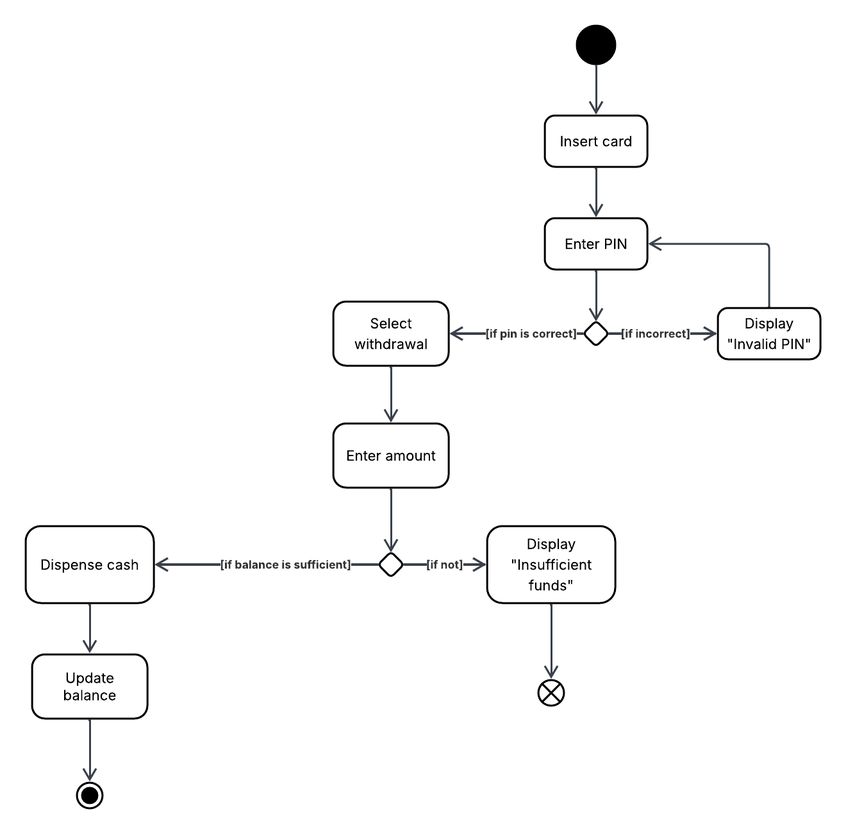
#> input picture images/atmwithdrawal.png, 846 x 834 px, shrunk from 1320 x 1300 before the run, found by its file name
$ python imageToBlackandWhite.py
#> lines starting #> are read from the running program, lines starting #| are printed output that depends on the picture; after the words box and inside, x2 and y2 are one past the last pixel; in counts of white or black regions, pixels touching at a corner belong together
import cv2
import matplotlib.pyplot as plt

# --- Load image ---
img = cv2.imread("./images/atmwithdrawal.png")   # replace with your image path
#> img is the input picture: shape (834, 846, 3); mean B, G, R 250.3, 250.3, 250.3

# --- Convert to Grayscale ---
gray = cv2.cvtColor(img, cv2.COLOR_BGR2GRAY)

# --- Convert to Binary (Black & White) using Thresholding ---
# Any pixel > 127 becomes white (255), else black (0)
_, bw = cv2.threshold(gray, 127, 255, cv2.THRESH_BINARY)
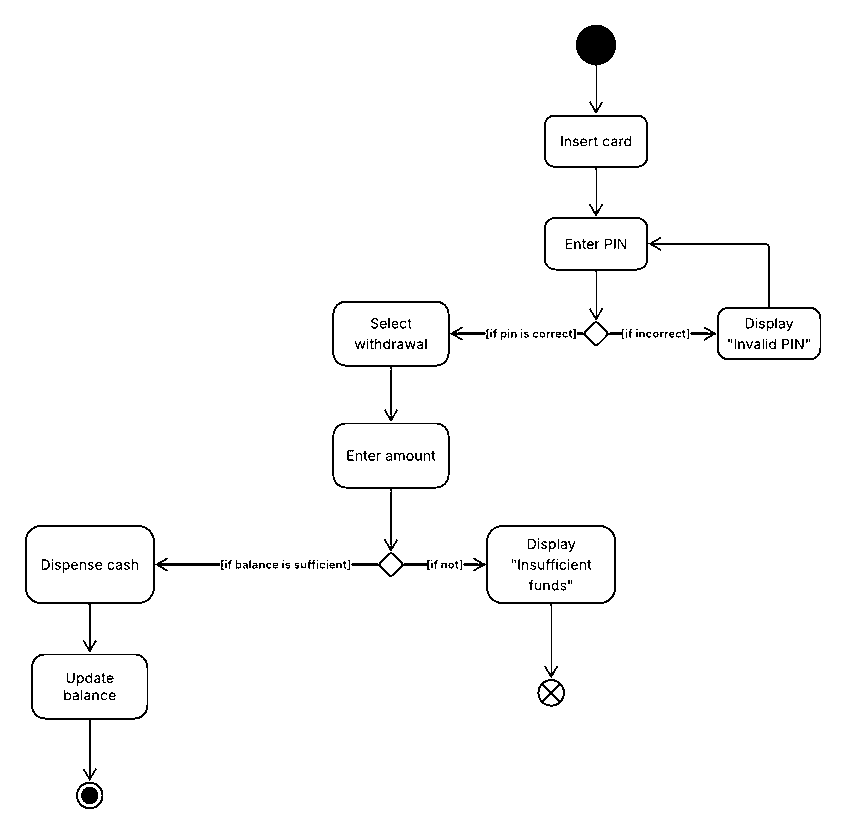
#> bw: shape (834, 846); 98.1% white; black in thin lines or dots, all inside (x1, y1, x2, y2) = (25, 25, 821, 809)

# --- Visualization ---
titles = ["Original (Color)", "Grayscale", "Black & White (Thresholded)"]
images = [img, gray, bw]

plt.figure(figsize=(12,4))
for i in range(3):
    plt.subplot(1,3,i+1)
    if len(images[i].shape) == 2:  # grayscale or bw
        plt.imshow(images[i], cmap="gray")
    else:  # color image
        plt.imshow(cv2.cvtColor(images[i], cv2.COLOR_BGR2RGB))
    plt.title(titles[i])
    plt.axis("off")

plt.tight_layout()
plt.show()
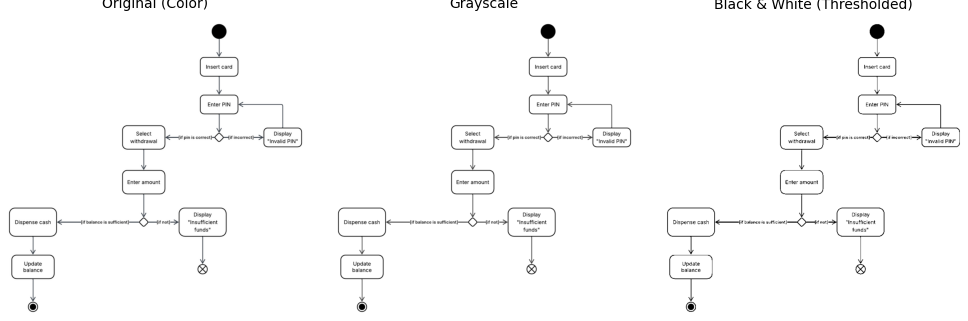
#> figure drawn by matplotlib, 3 panels

$ run again, with images/act2.png copied over images/atmwithdrawal.png
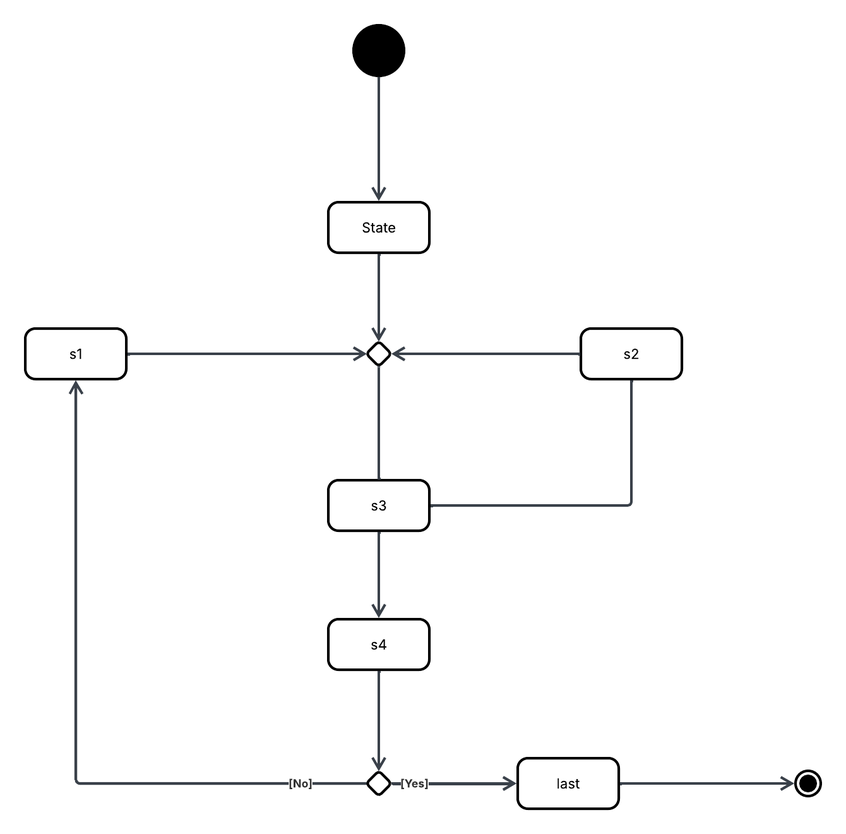
#> input picture images/act2.png, 846 x 834 px, shrunk from 1340 x 1320 before the run, found by its file name
#> img is the input picture: shape (834, 846, 3); mean B, G, R 250.4, 250.3, 250.3
#> `_, bw = cv2.threshold(gray, 127, 255, cv2.THRESH_BINARY)`:
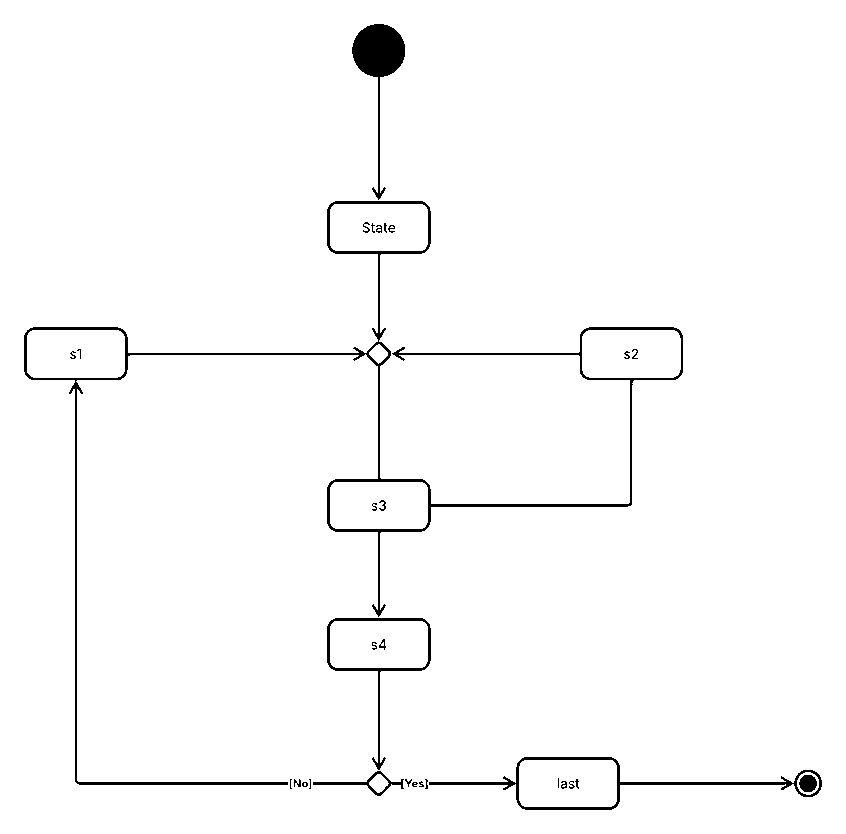
#> bw: shape (834, 846); 98% white; 31 black regions (8 under 20 px), largest, box (x1, y1, x2, y2) and area: (24, 201, 683, 785) 7245, (352, 24, 405, 200) 2508, (429, 757, 822, 810) 1904
#> `plt.show()`:
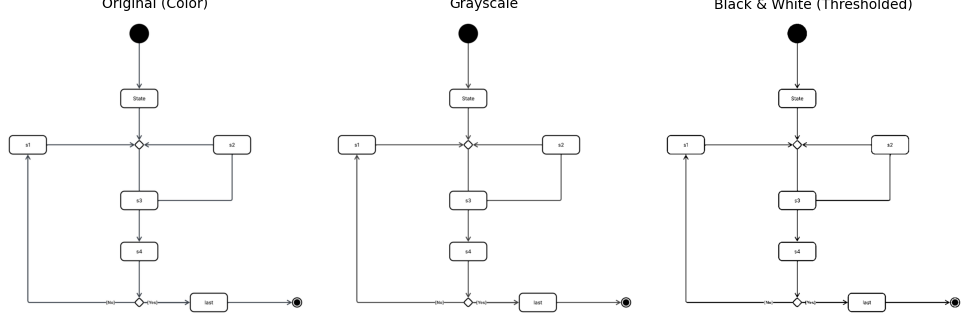
#> figure drawn by matplotlib, 3 panels

$ run again, with images/actWithActor.png copied over images/atmwithdrawal.png
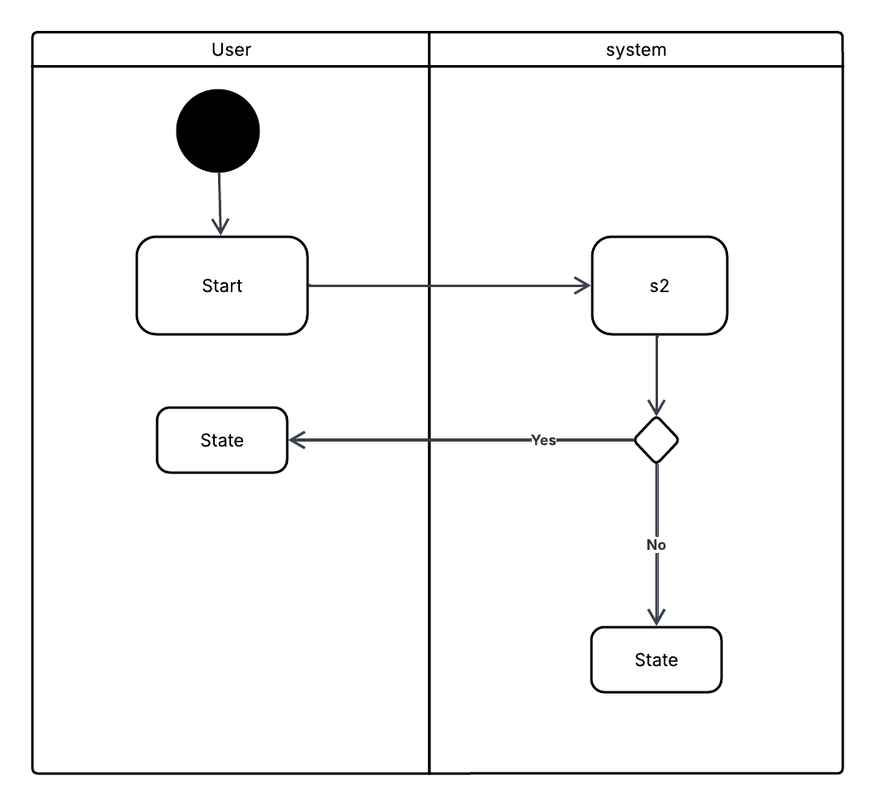
#> input picture images/actWithActor.png, 876 x 806 px, shrunk from 1077 x 991 before the run, found by its file name
#> img is the input picture: shape (806, 876, 3); mean B, G, R 246, 245.9, 245.9
#> `_, bw = cv2.threshold(gray, 127, 255, cv2.THRESH_BINARY)`:
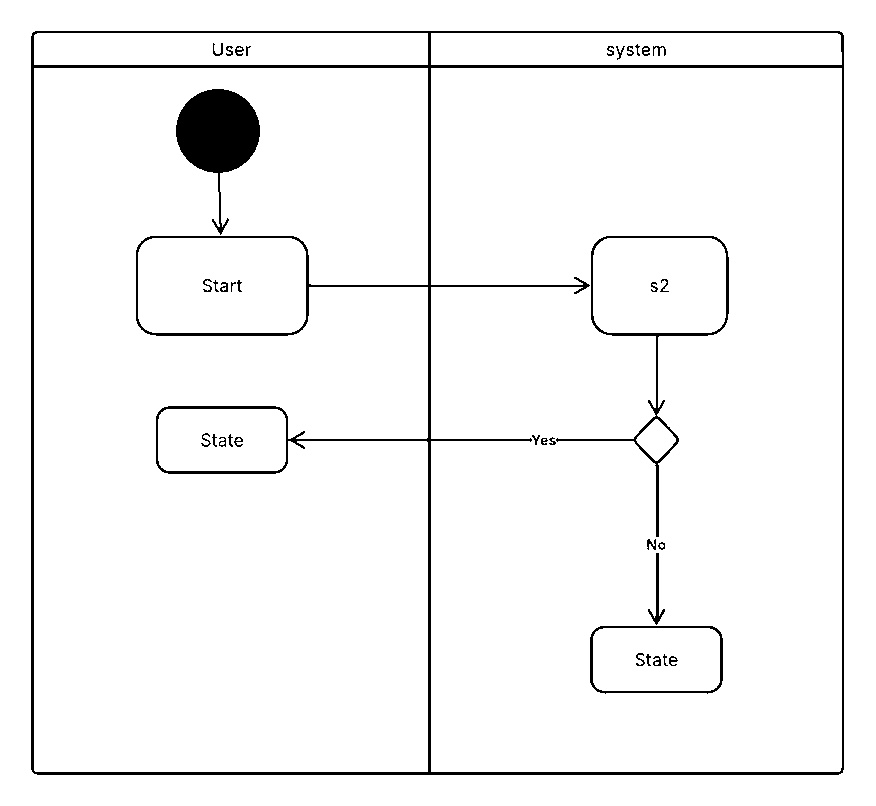
#> bw: shape (806, 876); 96.3% white; 37 black regions (1 under 20 px), largest, box (x1, y1, x2, y2) and area: (31, 31, 844, 775) 15790, (176, 89, 260, 235) 5721, (556, 236, 729, 537) 2003
#> `plt.show()`:
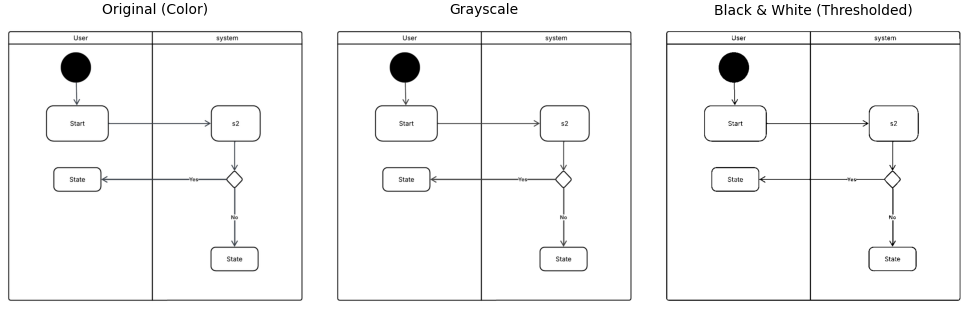
#> figure drawn by matplotlib, 3 panels
